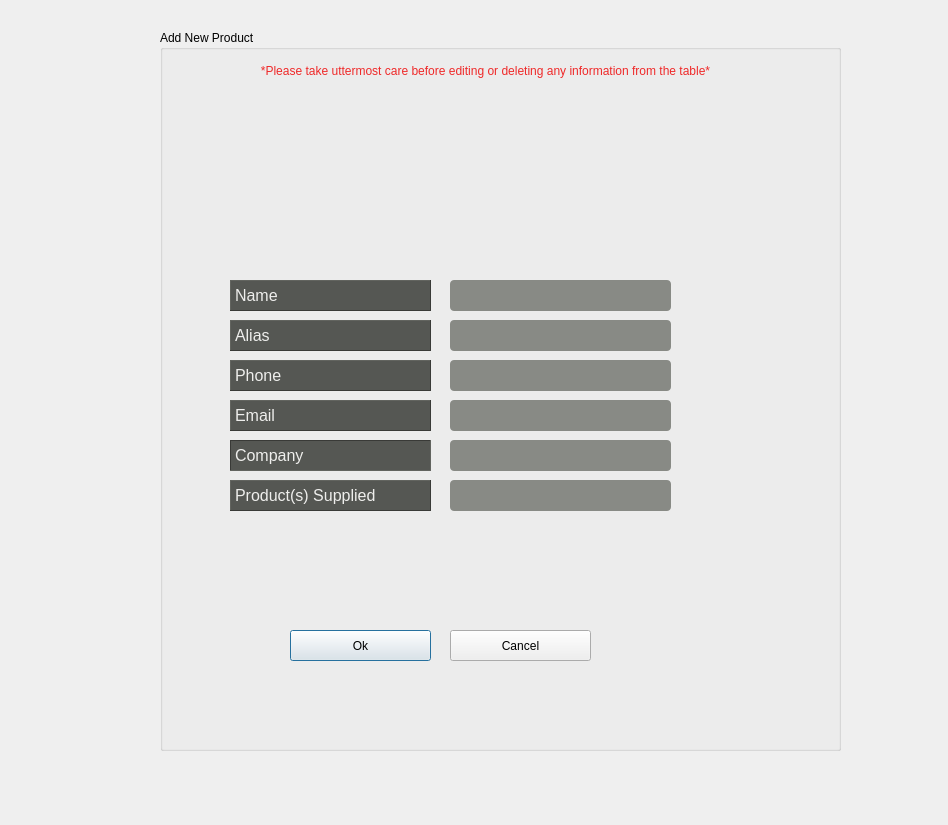
<?xml version="1.0" encoding="UTF-8"?>
<ui version="4.0">
 <class>AddSupplier</class>
 <widget class="QDialog" name="AddSupplier">
  <property name="geometry">
   <rect>
    <x>0</x>
    <y>0</y>
    <width>948</width>
    <height>825</height>
   </rect>
  </property>
  <property name="windowTitle">
   <string>Dialog</string>
  </property>
  <widget class="QLabel" name="label">
   <property name="geometry">
    <rect>
     <x>30</x>
     <y>30</y>
     <width>101</width>
     <height>101</height>
    </rect>
   </property>
   <property name="styleSheet">
    <string notr="true">border-image: url(:/resources/icons/Logo2.png);</string>
   </property>
   <property name="text">
    <string/>
   </property>
  </widget>
  <widget class="QGroupBox" name="groupBox">
   <property name="geometry">
    <rect>
     <x>160</x>
     <y>30</y>
     <width>681</width>
     <height>721</height>
    </rect>
   </property>
   <property name="title">
    <string>Add New Product</string>
   </property>
   <widget class="QLabel" name="lbl_first_name">
    <property name="geometry">
     <rect>
      <x>70</x>
      <y>290</y>
      <width>201</width>
      <height>31</height>
     </rect>
    </property>
    <property name="font">
     <font>
      <pointsize>12</pointsize>
     </font>
    </property>
    <property name="styleSheet">
     <string notr="true">background-color: rgb(85, 87, 83);
color: rgb(238, 238, 236);</string>
    </property>
    <property name="frameShape">
     <enum>QFrame::Panel</enum>
    </property>
    <property name="frameShadow">
     <enum>QFrame::Raised</enum>
    </property>
    <property name="text">
     <string>Alias</string>
    </property>
   </widget>
   <widget class="QLabel" name="lbl_other_names">
    <property name="geometry">
     <rect>
      <x>70</x>
      <y>410</y>
      <width>201</width>
      <height>31</height>
     </rect>
    </property>
    <property name="font">
     <font>
      <pointsize>12</pointsize>
     </font>
    </property>
    <property name="styleSheet">
     <string notr="true">background-color: rgb(85, 87, 83);
color: rgb(238, 238, 236);</string>
    </property>
    <property name="frameShape">
     <enum>QFrame::Panel</enum>
    </property>
    <property name="frameShadow">
     <enum>QFrame::Sunken</enum>
    </property>
    <property name="text">
     <string>Company</string>
    </property>
   </widget>
   <widget class="QLabel" name="lbl_email">
    <property name="geometry">
     <rect>
      <x>70</x>
      <y>330</y>
      <width>201</width>
      <height>31</height>
     </rect>
    </property>
    <property name="font">
     <font>
      <pointsize>12</pointsize>
     </font>
    </property>
    <property name="styleSheet">
     <string notr="true">background-color: rgb(85, 87, 83);
color: rgb(238, 238, 236);</string>
    </property>
    <property name="frameShape">
     <enum>QFrame::Panel</enum>
    </property>
    <property name="frameShadow">
     <enum>QFrame::Raised</enum>
    </property>
    <property name="text">
     <string>Phone</string>
    </property>
   </widget>
   <widget class="QLabel" name="lbl_date">
    <property name="geometry">
     <rect>
      <x>70</x>
      <y>250</y>
      <width>201</width>
      <height>31</height>
     </rect>
    </property>
    <property name="font">
     <font>
      <pointsize>12</pointsize>
     </font>
    </property>
    <property name="styleSheet">
     <string notr="true">background-color: rgb(85, 87, 83);
color: rgb(238, 238, 236);</string>
    </property>
    <property name="frameShape">
     <enum>QFrame::Panel</enum>
    </property>
    <property name="frameShadow">
     <enum>QFrame::Raised</enum>
    </property>
    <property name="text">
     <string>Name</string>
    </property>
   </widget>
   <widget class="QPushButton" name="btnApply">
    <property name="geometry">
     <rect>
      <x>130</x>
      <y>600</y>
      <width>141</width>
      <height>31</height>
     </rect>
    </property>
    <property name="text">
     <string>Ok</string>
    </property>
    <property name="icon">
     <iconset resource="resources.qrc">
      <normaloff>:/resources/icons/interface.png</normaloff>:/resources/icons/interface.png</iconset>
    </property>
    <property name="iconSize">
     <size>
      <width>24</width>
      <height>24</height>
     </size>
    </property>
   </widget>
   <widget class="QPushButton" name="btnCancel">
    <property name="geometry">
     <rect>
      <x>290</x>
      <y>600</y>
      <width>141</width>
      <height>31</height>
     </rect>
    </property>
    <property name="text">
     <string>Cancel</string>
    </property>
    <property name="icon">
     <iconset resource="resources.qrc">
      <normaloff>:/resources/icons/signs (2).png</normaloff>:/resources/icons/signs (2).png</iconset>
    </property>
    <property name="iconSize">
     <size>
      <width>24</width>
      <height>24</height>
     </size>
    </property>
   </widget>
   <widget class="QLabel" name="label_11">
    <property name="geometry">
     <rect>
      <x>10</x>
      <y>30</y>
      <width>631</width>
      <height>21</height>
     </rect>
    </property>
    <property name="styleSheet">
     <string notr="true">font: 57 11pt &quot;Ubuntu&quot;;
color: rgb(239, 41, 41);
</string>
    </property>
    <property name="text">
     <string>*Please take uttermost care before editing or deleting any information from the table*</string>
    </property>
    <property name="alignment">
     <set>Qt::AlignCenter</set>
    </property>
   </widget>
   <widget class="QLineEdit" name="leName">
    <property name="geometry">
     <rect>
      <x>290</x>
      <y>250</y>
      <width>221</width>
      <height>31</height>
     </rect>
    </property>
    <property name="styleSheet">
     <string notr="true">border-radius: 4px;
background-color: rgb(136, 138, 133);</string>
    </property>
   </widget>
   <widget class="QLineEdit" name="leAlias">
    <property name="geometry">
     <rect>
      <x>290</x>
      <y>290</y>
      <width>221</width>
      <height>31</height>
     </rect>
    </property>
    <property name="styleSheet">
     <string notr="true">border-radius: 4px;
background-color: rgb(136, 138, 133);</string>
    </property>
   </widget>
   <widget class="QLineEdit" name="leCompany">
    <property name="geometry">
     <rect>
      <x>290</x>
      <y>410</y>
      <width>221</width>
      <height>31</height>
     </rect>
    </property>
    <property name="styleSheet">
     <string notr="true">border-radius: 4px;
background-color: rgb(136, 138, 133);</string>
    </property>
   </widget>
   <widget class="QLineEdit" name="lePhone">
    <property name="geometry">
     <rect>
      <x>290</x>
      <y>330</y>
      <width>221</width>
      <height>31</height>
     </rect>
    </property>
    <property name="styleSheet">
     <string notr="true">border-radius: 4px;
background-color: rgb(136, 138, 133);</string>
    </property>
   </widget>
   <widget class="QLabel" name="lbl_first_name_2">
    <property name="geometry">
     <rect>
      <x>70</x>
      <y>450</y>
      <width>201</width>
      <height>31</height>
     </rect>
    </property>
    <property name="font">
     <font>
      <pointsize>12</pointsize>
     </font>
    </property>
    <property name="styleSheet">
     <string notr="true">background-color: rgb(85, 87, 83);
color: rgb(238, 238, 236);</string>
    </property>
    <property name="frameShape">
     <enum>QFrame::Panel</enum>
    </property>
    <property name="frameShadow">
     <enum>QFrame::Raised</enum>
    </property>
    <property name="text">
     <string>Product(s) Supplied</string>
    </property>
   </widget>
   <widget class="QLineEdit" name="leProducts">
    <property name="geometry">
     <rect>
      <x>290</x>
      <y>450</y>
      <width>221</width>
      <height>31</height>
     </rect>
    </property>
    <property name="styleSheet">
     <string notr="true">border-radius: 4px;
background-color: rgb(136, 138, 133);</string>
    </property>
   </widget>
   <widget class="QLineEdit" name="leEmail">
    <property name="geometry">
     <rect>
      <x>290</x>
      <y>370</y>
      <width>221</width>
      <height>31</height>
     </rect>
    </property>
    <property name="styleSheet">
     <string notr="true">border-radius: 4px;
background-color: rgb(136, 138, 133);</string>
    </property>
    <property name="text">
     <string/>
    </property>
   </widget>
   <widget class="QLabel" name="lbl_email_2">
    <property name="geometry">
     <rect>
      <x>70</x>
      <y>370</y>
      <width>201</width>
      <height>31</height>
     </rect>
    </property>
    <property name="font">
     <font>
      <pointsize>12</pointsize>
     </font>
    </property>
    <property name="styleSheet">
     <string notr="true">background-color: rgb(85, 87, 83);
color: rgb(238, 238, 236);</string>
    </property>
    <property name="frameShape">
     <enum>QFrame::Panel</enum>
    </property>
    <property name="frameShadow">
     <enum>QFrame::Raised</enum>
    </property>
    <property name="text">
     <string>Email</string>
    </property>
   </widget>
  </widget>
  <widget class="QLabel" name="label_2">
   <property name="geometry">
    <rect>
     <x>0</x>
     <y>0</y>
     <width>941</width>
     <height>781</height>
    </rect>
   </property>
   <property name="styleSheet">
    <string notr="true">border-image: url(:/resources/background/picklit.jpg);</string>
   </property>
   <property name="text">
    <string/>
   </property>
  </widget>
  <zorder>label_2</zorder>
  <zorder>label</zorder>
  <zorder>groupBox</zorder>
 </widget>
 <resources>
  <include location="resources.qrc"/>
 </resources>
 <connections/>
</ui>
